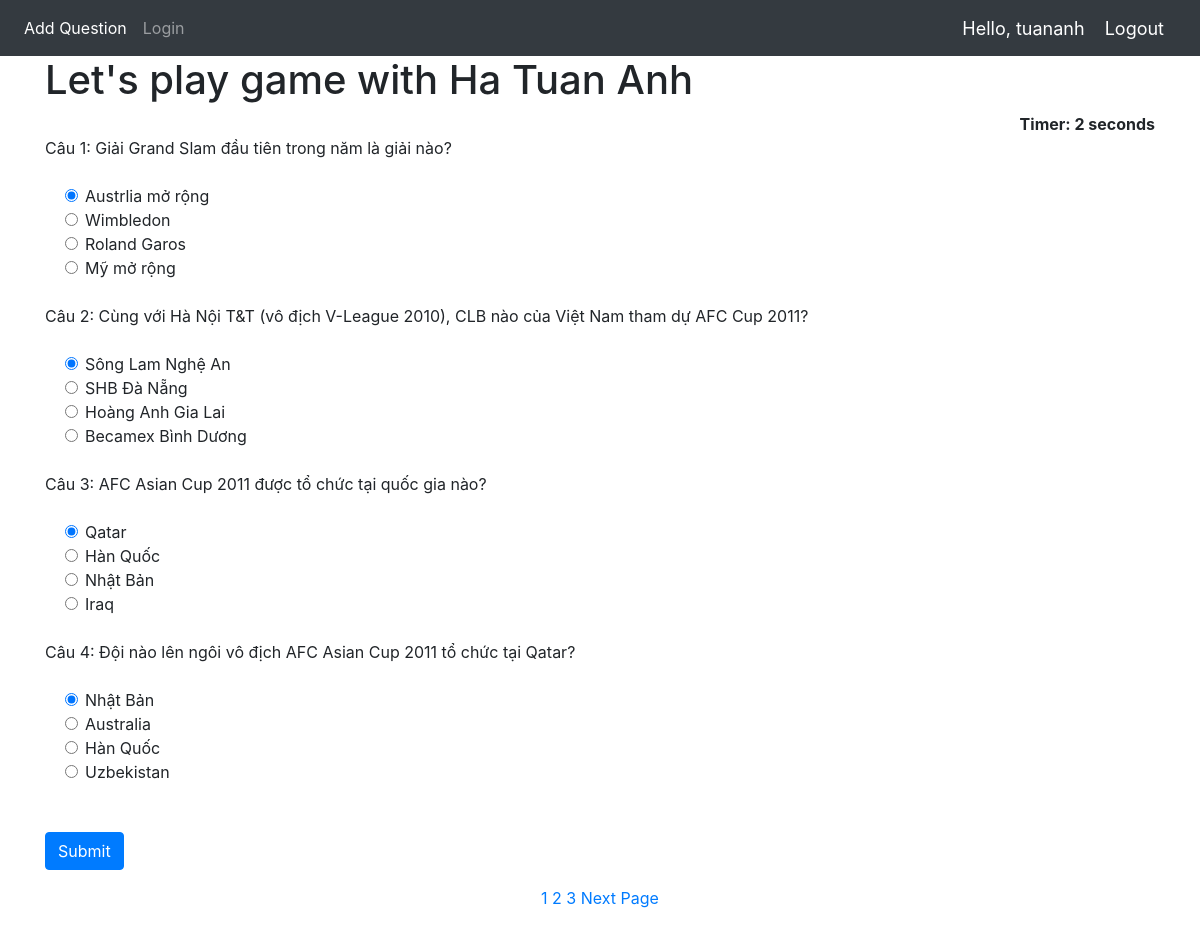
Screenshot of /home/ (signed in) with the database file from the repository.
### Quiz/models.py (models this page shows, shortened)
class QuesModel(models.Model):
    question = models.CharField(max_length=200,null=True)
    op1 = models.CharField(max_length=200,null=True)
    op2 = models.CharField(max_length=200,null=True)
    op3 = models.CharField(max_length=200,null=True)
    op4 = models.CharField(max_length=200,null=True)
    ans = models.CharField(max_length=200,null=True)

### Quiz/views.py (the view)
# urls.py: 2. Add a URL to urlpatterns:  path('', views.home, name='home')
def home(request):
    if request.method == 'POST':
        print(request.POST)
        questions=QuesModel.objects.all()
        score=0
        wrong=0
        correct=0
        total=0
        for q in questions:
            total+=1
            print(request.POST.get(q.question))
            print(q.ans)
            print()
            if q.ans ==  request.POST.get(q.question):
                score+=10
                correct+=1
            else:
                wrong+=1
        percent = score/(total*10) *100
        context = {
            'score':score,
            'time': request.POST.get('timer'),
            'correct':correct,
            'wrong':wrong,
            'percent':percent,
            'total':total
        }
        return render(request,'Quiz/result.html',context)
    else:
        questions=QuesModel.objects.all()
        paginator = Paginator(questions,4)
        pageNumber = request.GET.get('page')
        try:
            questions = paginator.page(pageNumber)
        except PageNotAnInteger:
            questions = paginator.page(1)
        except EmptyPage:
            questions = paginator.page(paginator.num_pages)
        context = {
            'questions':questions
        }
        return render(request,'Quiz/home.html',context)

### Quiz/templates/Quiz/home.html (shortened to what this page needs)
{% extends 'Quiz/dependencies.html' %}
{% block content %}
{% load static %}
<div class="container ">
<h1>Let's play game with Ha Tuan Anh</h1>
<div align="right " id="displaytimer"><b>Timer: 0 seconds</b></div>
 <form method='post' action=''>
    {% for q  in questions%}
    <div class="form-group">
      <label for="question">{{q.question}}</label>
    </div>
    <div class="form-check">
        <div class="form-check">
            <input class="form-check-input" type="radio" name="{{q.question}}" id="gridRadios1" value="option1" checked>
            <label class="form-check-label" for="gridRadios1">
                {{q.op1}}
            </label>
        </div>
        <div class="form-check">
            <input class="form-check-input" type="radio" name="{{q.question}}" id="gridRadios2" value="option2">
            <label class="form-check-label" for="gridRadios2">
                {{q.op2}}
            </label>
        </div>
        <div class="form-check">
            <input class="form-check-input" type="radio" name="{{q.question}}" id="gridRadios1" value="option3">
            <label class="form-check-label" for="gridRadios1">
                {{q.op3}}
            </label>
        </div>
        <div class="form-check">
            <input class="form-check-input" type="radio" name="{{q.question}}" id="gridRadios2" value="option4">
            <label class="form-check-label" for="gridRadios2">
                {{q.op4}}
            </label>
        </div>
        <br>
    </div>
    {% endfor %}
    <br>
    <button type="submit" class="btn btn-primary">Submit</button>
  </form>
</div>
<div class="text_page">
{% for num in questions.paginator.page_range %}
    {% if questions.number == num %}
        <a href="?page= {{ num }}">{{ num }}</a>
    {% elif num > questions.number|add:'-3' and num < questions.number|add:'3' %}
        <a href="?page= {{ num }}">{{ num }}</a>
    {% endif %}
{% endfor %}
{% if questions.has_next %}
    <a href="?page= {{ questions.next_page_number }}">Next Page</a>
{% endif %}
</div>
{% endblock %}

### Quiz/templates/Quiz/navbar.html (shortened to what this page needs)
{% load static %}
<nav class="navbar navbar-expand-lg navbar-dark bg-dark">
  <div class="collapse navbar-collapse" id="navbarNav">
    <ul class="navbar-nav">
      {% if request.user.is_staff %}
      <li class="nav-item active">
        <a class="nav-link" href="{% url 'addQuestion' %}">Add Question</a>
      </li>
      {% endif %}
      <li class="nav-item">
        <a class="nav-link" href="{% url 'login' %}">Login</a>
      </li>
    </ul>
  </div>
  <span class="greet">Hello, {{request.user}}</span>
  <span ><a  class="greet" href="{% url 'logout' %}">Logout</a></span>
</nav>

### Quiz/templates/Quiz/navbar.html (style rules this page uses)
.greet { font-size: 18px; color: #fff; margin-right: 20px; }

### Quiz/templates/Quiz/home.html (style rules this page uses)
.text_page { text-align: center; }

### rows the page displays
QuesModel: question "Câu 1: Giải Grand Slam đầu tiên trong năm là giải nào?", op1 "Austrlia mở rộng", op2 "Wimbledon", op3 "Roland Garos", op4 "Mỹ mở rộng"
QuesModel: question "Câu 2: Cùng với Hà Nội T&T (vô địch V-League 2010), CLB nào của Việt Nam tham dự AFC Cup 2011?", op1 "Sông Lam Nghệ An", op2 "SHB Đà Nẵng", op3 "Hoàng Anh Gia Lai", op4 "Becamex Bình Dương"
QuesModel: question "Câu 3: AFC Asian Cup 2011 được tổ chức tại quốc gia nào?", op1 "Qatar", op2 "Hàn Quốc", op3 "Nhật Bản", op4 "Iraq"
QuesModel: question "Câu 4: Đội nào lên ngôi vô địch AFC Asian Cup 2011 tổ chức tại Qatar?", op1 "Nhật Bản", op2 "Australia", op3 "Hàn Quốc", op4 "Uzbekistan"

### other values shown
{{ request.user }} "tuananh"
{{ num }} "1"
{{ num }} "2" "3"
